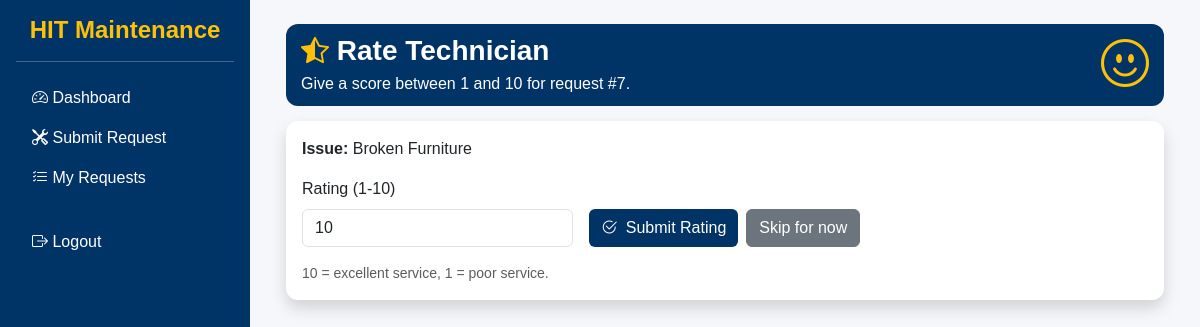
The app's page /student/hostel-maintenance-portal/student/rate_technician.php?id=7 (signed in) with its own data.
### tables this page shows
CREATE TABLE `requests` (
  `id` int(11) NOT NULL,
  `student_id` int(11) DEFAULT NULL,
  `issue_type_id` int(11) DEFAULT NULL,
  `hostel` varchar(50) DEFAULT NULL,
  `room` varchar(20) DEFAULT NULL,
  `description` text DEFAULT NULL,
  `available_time` datetime DEFAULT NULL,
  `status` enum('pending','in_progress','completed') DEFAULT 'pending',
  `assigned_staff` int(11) DEFAULT NULL,
  `created_at` timestamp NOT NULL DEFAULT current_timestamp(),
  `technician_arrived` tinyint(1) DEFAULT NULL,
  `rating` int(11) DEFAULT NULL
);

CREATE TABLE `issue_types` (
  `id` int(11) NOT NULL,
  `issue_name` varchar(50) DEFAULT NULL
);

### student/hostel-maintenance-portal/student/rate_technician.php (the view, shortened to what this page needs)
<?php
include("../config/database.php");
$request_id = (int)$_GET['id'];
$student_id = (int)$_SESSION['user_id'];
$request = $conn->query("SELECT requests.id, issue_types.issue_name, requests.rating
                         FROM requests
                         JOIN issue_types ON requests.issue_type_id = issue_types.id
                         WHERE requests.id='$request_id' AND requests.student_id='$student_id'")->fetch_assoc();
?>
<?php include("../includes/header.php"); ?>
<?php include("../includes/sidebar.php"); ?>
<div class="container-fluid">
<div class="page-header">
<div class="d-flex justify-content-between align-items-center">
<div>
<h3 class="mb-1 fw-bold text-white">
<i class="bi bi-star-half text-warning"></i>
Rate Technician
</h3>
<p class="mb-0 text-white">
Give a score between 1 and 10 for request #<?php echo $request['id']; ?>.
</p>
</div>
<i class="bi bi-emoji-smile display-5 text-warning"></i>
</div>
</div>
<div class="card shadow border-0">
<div class="card-body">
<div class="mb-3">
<strong>Issue:</strong> <?php echo htmlspecialchars($request['issue_name']); ?>
</div>
<form method="POST" class="row g-3 align-items-end">
<div class="col-md-4">
<label class="form-label">Rating (1-10)</label>
<input type="number" name="rating" min="1" max="10" value="<?php echo $request['rating'] ? (int)$request['rating'] : 10; ?>" class="form-control" required>
</div>
<div class="col-md-8 d-flex gap-2 flex-wrap">
<button type="submit" name="rate" class="btn btn-primary">
<i class="bi bi-check2-circle me-1"></i> Submit Rating
</button>
<a href="view_requests.php" class="btn btn-secondary">Skip for now</a>
</div>
</form>
<div class="form-text mt-3">10 = excellent service, 1 = poor service.</div>
</div>
</div>
</div>
<?php include("../includes/sidebar_end.php"); ?>
<?php include("../includes/footer.php"); ?>

### student/hostel-maintenance-portal/assets/css/style.css (style rules this page uses)
:root { --hit-blue: #003366; --hit-blue-dark: #002244; --hit-gold: #FFD700; --hit-light: #F5F7FA; --hit-dark: #1A1A1A; }
body { font-family: Arial, sans-serif; background-color: var(--hit-light); margin: 0; padding: 0; }
.card { border-radius: 12px; box-shadow: 0 2px 8px rgba(0,0,0,0.05); }
h3, h4, h5 { color: inherit; }
.page-header { background: var(--hit-blue); color: white; border-radius: 12px; padding: 10px 15px; margin-bottom: 15px; }
.btn-primary { background-color: var(--hit-blue); border: none; }

### records on screen
requests: id "7", issue_type.issue_name "Broken Furniture", rating "10"
